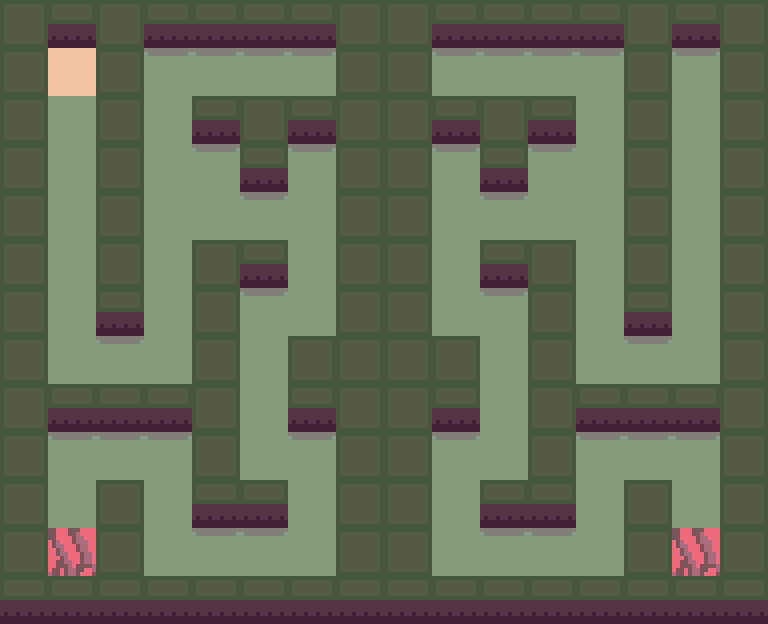

This is a level from a 2D game, rendered from its Tiled map with the project's own tilesets. A one-line summary and the map file follow, with tile-layer data summarised:
An orthogonal 16x13 tile map with 48x48 px tiles, 1 tile layer (top).

<map version="1.10" tiledversion="1.10.1" orientation="orthogonal" renderorder="right-down" width="16" height="13" tilewidth="48" tileheight="48" infinite="0" nextlayerid="2" nextobjectid="1">
 <editorsettings>
  <export target="../../assets/Laberinto2.tmj" format="json" />
 </editorsettings>
 <tileset firstgid="1" name="Tiles0" tilewidth="48" tileheight="48" tilecount="50" columns="10">
  <image source="../Tiles.png" width="480" height="240" />
  <tile id="0">
   <properties>
    <property name="ge_collide" type="bool" value="true" />
   </properties>
  </tile>
  <tile id="1">
   <properties>
    <property name="ge_collide" type="bool" value="false" />
   </properties>
  </tile>
  <tile id="2">
   <properties>
    <property name="ge_collide" type="bool" value="false" />
   </properties>
  </tile>
  <tile id="3">
   <properties>
    <property name="ge_collide" type="bool" value="false" />
   </properties>
  </tile>
  <tile id="4">
   <properties>
    <property name="ge_collide" type="bool" value="true" />
   </properties>
  </tile>
  <tile id="5">
   <properties>
    <property name="ge_collide" type="bool" value="false" />
   </properties>
  </tile>
  <tile id="6">
   <properties>
    <property name="ge_collide" type="bool" value="false" />
   </properties>
  </tile>
  <tile id="7">
   <properties>
    <property name="ge_collide" type="bool" value="false" />
   </properties>
  </tile>
  <tile id="8">
   <properties>
    <property name="ge_collide" type="bool" value="true" />
   </properties>
  </tile>
  <tile id="9">
   <properties>
    <property name="ge_collide" type="bool" value="false" />
   </properties>
  </tile>
  <tile id="10">
   <properties>
    <property name="ge_collide" type="bool" value="false" />
   </properties>
  </tile>
  <tile id="11">
   <properties>
    <property name="ge_collide" type="bool" value="false" />
   </properties>
  </tile>
  <tile id="12">
   <properties>
    <property name="ge_collide" type="bool" value="false" />
   </properties>
  </tile>
  <tile id="13">
   <properties>
    <property name="ge_collide" type="bool" value="false" />
   </properties>
  </tile>
  <tile id="14">
   <properties>
    <property name="ge_collide" type="bool" value="true" />
   </properties>
  </tile>
  <tile id="15">
   <properties>
    <property name="ge_collide" type="bool" value="false" />
   </properties>
  </tile>
  <tile id="16">
   <properties>
    <property name="ge_collide" type="bool" value="false" />
   </properties>
  </tile>
  <tile id="17">
   <properties>
    <property name="ge_collide" type="bool" value="false" />
   </properties>
  </tile>
  <tile id="18">
   <properties>
    <property name="ge_collide" type="bool" value="false" />
   </properties>
  </tile>
  <tile id="19">
   <properties>
    <property name="ge_collide" type="bool" value="false" />
   </properties>
  </tile>
  <tile id="20">
   <properties>
    <property name="ge_collide" type="bool" value="false" />
   </properties>
  </tile>
  <tile id="21">
   <properties>
    <property name="ge_collide" type="bool" value="false" />
   </properties>
  </tile>
  <tile id="22">
   <properties>
    <property name="ge_collide" type="bool" value="false" />
   </properties>
  </tile>
  <tile id="23">
   <properties>
    <property name="ge_collide" type="bool" value="false" />
   </properties>
  </tile>
  <tile id="24">
   <properties>
    <property name="ge_collide" type="bool" value="false" />
   </properties>
  </tile>
  <tile id="25">
   <properties>
    <property name="ge_collide" type="bool" value="false" />
   </properties>
  </tile>
  <tile id="26">
   <properties>
    <property name="ge_collide" type="bool" value="false" />
   </properties>
  </tile>
  <tile id="27">
   <properties>
    <property name="ge_collide" type="bool" value="false" />
   </properties>
  </tile>
  <tile id="28">
   <properties>
    <property name="ge_collide" type="bool" value="false" />
   </properties>
  </tile>
  <tile id="29">
   <properties>
    <property name="ge_collide" type="bool" value="false" />
   </properties>
  </tile>
  <tile id="30">
   <properties>
    <property name="ge_collide" type="bool" value="false" />
   </properties>
  </tile>
  <tile id="31">
   <properties>
    <property name="ge_collide" type="bool" value="false" />
   </properties>
  </tile>
  <tile id="32">
   <properties>
    <property name="ge_collide" type="bool" value="false" />
   </properties>
  </tile>
  <tile id="33">
   <properties>
    <property name="ge_collide" type="bool" value="true" />
   </properties>
  </tile>
  <tile id="34">
   <properties>
    <property name="ge_collide" type="bool" value="true" />
   </properties>
  </tile>
  <tile id="35">
   <properties>
    <property name="ge_collide" type="bool" value="false" />
   </properties>
  </tile>
  <tile id="36">
   <properties>
    <property name="ge_collide" type="bool" value="false" />
   </properties>
  </tile>
  <tile id="37">
   <properties>
    <property name="ge_collide" type="bool" value="false" />
   </properties>
  </tile>
  <tile id="38">
   <properties>
    <property name="ge_collide" type="bool" value="false" />
   </properties>
  </tile>
  <tile id="39">
   <properties>
    <property name="ge_collide" type="bool" value="false" />
   </properties>
  </tile>
  <tile id="40">
   <properties>
    <property name="ge_collide" type="bool" value="false" />
   </properties>
  </tile>
  <tile id="41">
   <properties>
    <property name="ge_collide" type="bool" value="false" />
   </properties>
  </tile>
  <tile id="42">
   <properties>
    <property name="ge_collide" type="bool" value="false" />
   </properties>
  </tile>
  <tile id="43">
   <properties>
    <property name="ge_collide" type="bool" value="false" />
   </properties>
  </tile>
  <tile id="44">
   <properties>
    <property name="ge_collide" type="bool" value="false" />
   </properties>
  </tile>
  <tile id="45">
   <properties>
    <property name="ge_collide" type="bool" value="false" />
   </properties>
  </tile>
  <tile id="46">
   <properties>
    <property name="ge_collide" type="bool" value="false" />
   </properties>
  </tile>
  <tile id="47">
   <properties>
    <property name="ge_collide" type="bool" value="false" />
   </properties>
  </tile>
  <tile id="48">
   <properties>
    <property name="ge_collide" type="bool" value="false" />
   </properties>
  </tile>
  <tile id="49">
   <properties>
    <property name="ge_collide" type="bool" value="false" />
   </properties>
  </tile>
 </tileset>
 <layer id="1" name="top" width="16" height="13">
  <data>[208 cells, 208 non-empty, 6 distinct tile ids]</data>
 </layer>
</map>